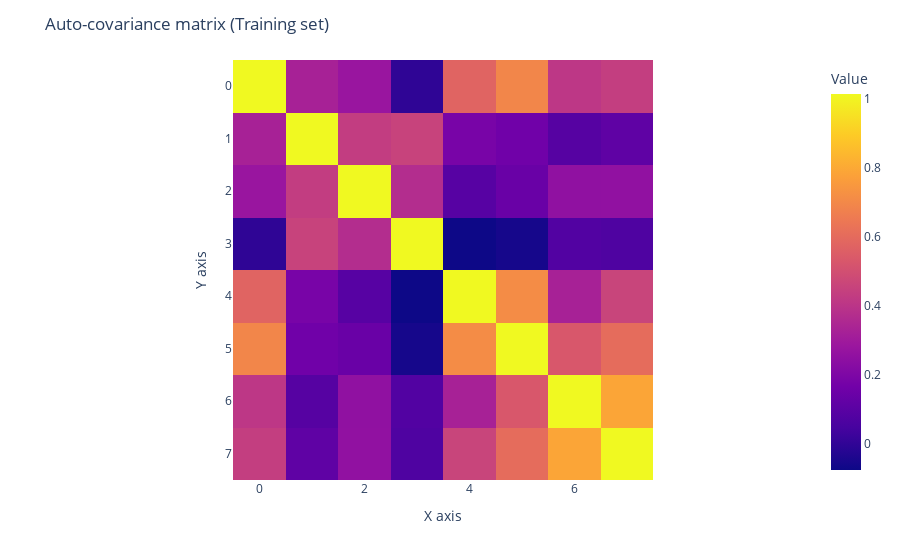

This figure's notebook cell:
### Markdown cell above
**Q5.** Compute the auto-covariance matrix from the training set, and display it (you might want to use `plt.imshow`). What can we learn from this ?

### Code cell
cov_matrix = np.cov(X_train_std, rowvar=False)

# import matplotlib.pyplot as plt
# plt.title("Auto-covariance matrix (Training set)")
# plt.imshow(cov_matrix)
# plt.show()

import plotly.express as px

fig = px.imshow(cov_matrix, labels={'x':'X axis', 'y':'Y axis', 'color':'Value'})
fig.update_layout(title="Auto-covariance matrix (Training set)")
fig.show()

### Figure 1 — Plotly figure (JSON) as saved in the notebook; plotly's stock layout.template omitted (floating-point values rounded to 4 significant figures)
{"data": [{"coloraxis": "coloraxis", "hovertemplate": "X axis: %{x}<br>Y axis: %{y}<br>Value: %{z}<extra></extra>", "name": "0", "type": "heatmap", "xaxis": "x", "yaxis": "y", "z": [[1.013, 0.3266, 0.2788, -0.003136, 0.5747, 0.6918, 0.4074, 0.4339], [0.3266, 1.013, 0.4304, 0.4522, 0.1823, 0.161, 0.08773, 0.114], [0.2788, 0.4304, 1.013, 0.3697, 0.09257, 0.141, 0.2519, 0.2548], [-0.003136, 0.4522, 0.3697, 1.013, -0.076, -0.05745, 0.07914, 0.06856], [0.5747, 0.1823, 0.09257, -0.076, 1.013, 0.7121, 0.3263, 0.4594], [0.6918, 0.161, 0.141, -0.05745, 0.7121, 1.013, 0.53, 0.6051], [0.4074, 0.08773, 0.2519, 0.07914, 0.3263, 0.53, 1.013, 0.7891], [0.4339, 0.114, 0.2548, 0.06856, 0.4594, 0.6051, 0.7891, 1.013]]}], "layout": {"coloraxis": {"colorbar": {"title": {"text": "Value"}}, "colorscale": [[0, "#0d0887"], [0.1111, "#46039f"], [0.2222, "#7201a8"], [0.3333, "#9c179e"], [0.4444, "#bd3786"], [0.5556, "#d8576b"], [0.6667, "#ed7953"], [0.7778, "#fb9f3a"], [0.8889, "#fdca26"], [1, "#f0f921"]]}, "margin": {"t": 60}, "title": {"text": "Auto-covariance matrix (Training set)"}, "xaxis": {"anchor": "y", "constrain": "domain", "domain": [0, 1], "scaleanchor": "y", "title": {"text": "X axis"}}, "yaxis": {"anchor": "x", "autorange": "reversed", "constrain": "domain", "domain": [0, 1], "title": {"text": "Y axis"}}}}
